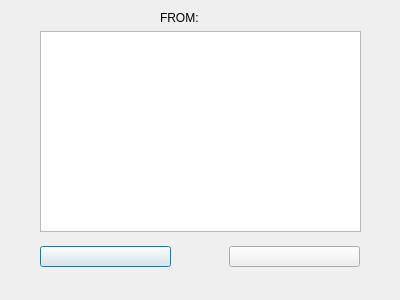
<?xml version="1.0" encoding="UTF-8"?>
<ui version="4.0">
 <class>messageResponse</class>
 <widget class="QDialog" name="messageResponse">
  <property name="geometry">
   <rect>
    <x>0</x>
    <y>0</y>
    <width>400</width>
    <height>300</height>
   </rect>
  </property>
  <property name="windowTitle">
   <string>Message</string>
  </property>
  <widget class="QPushButton" name="posRes">
   <property name="geometry">
    <rect>
     <x>40</x>
     <y>246</y>
     <width>131</width>
     <height>21</height>
    </rect>
   </property>
   <property name="text">
    <string/>
   </property>
  </widget>
  <widget class="QPushButton" name="negRes">
   <property name="geometry">
    <rect>
     <x>229</x>
     <y>246</y>
     <width>131</width>
     <height>21</height>
    </rect>
   </property>
   <property name="text">
    <string/>
   </property>
  </widget>
  <widget class="QTextBrowser" name="messageBrowser">
   <property name="geometry">
    <rect>
     <x>40</x>
     <y>31</y>
     <width>321</width>
     <height>201</height>
    </rect>
   </property>
  </widget>
  <widget class="QLabel" name="fromLabel">
   <property name="geometry">
    <rect>
     <x>160</x>
     <y>10</y>
     <width>101</width>
     <height>16</height>
    </rect>
   </property>
   <property name="text">
    <string>FROM:</string>
   </property>
  </widget>
 </widget>
 <resources/>
 <connections/>
</ui>
